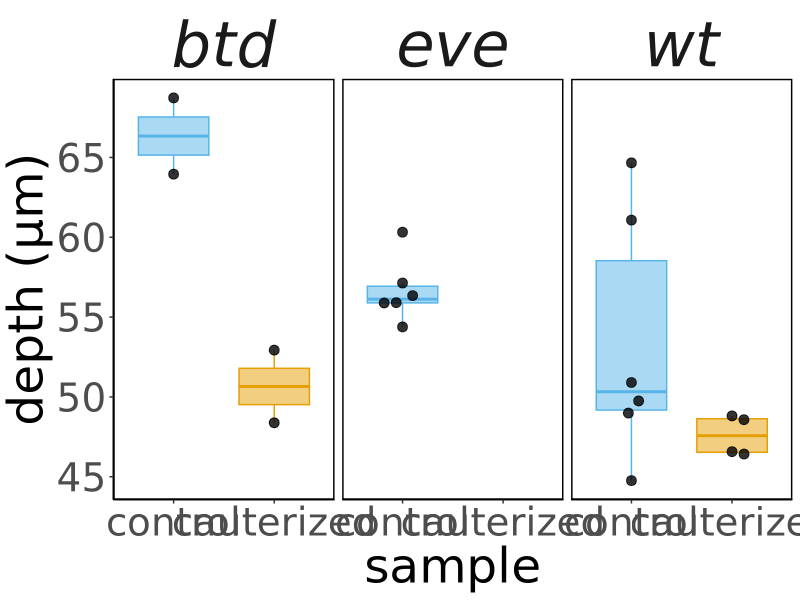
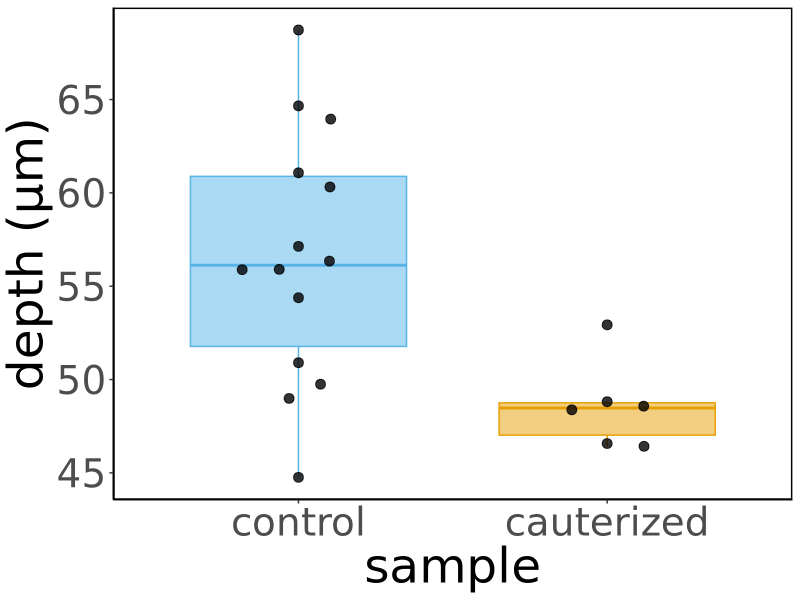
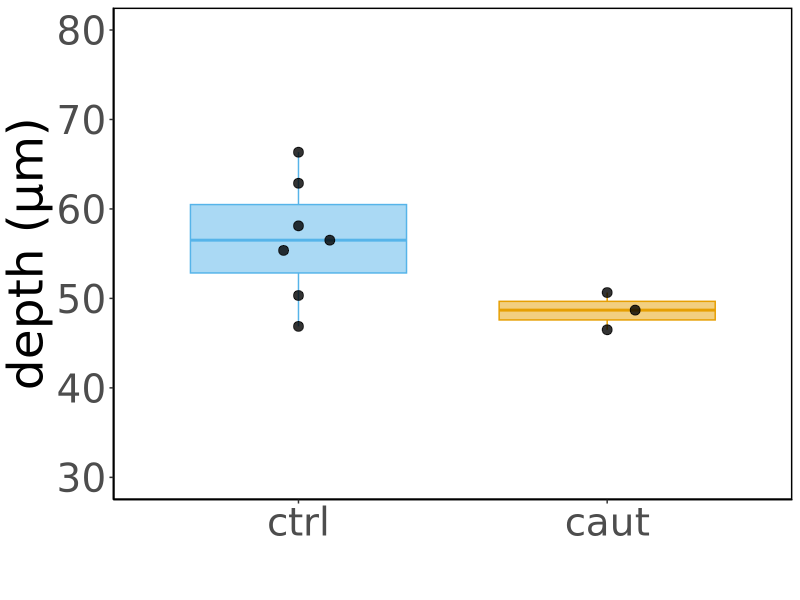
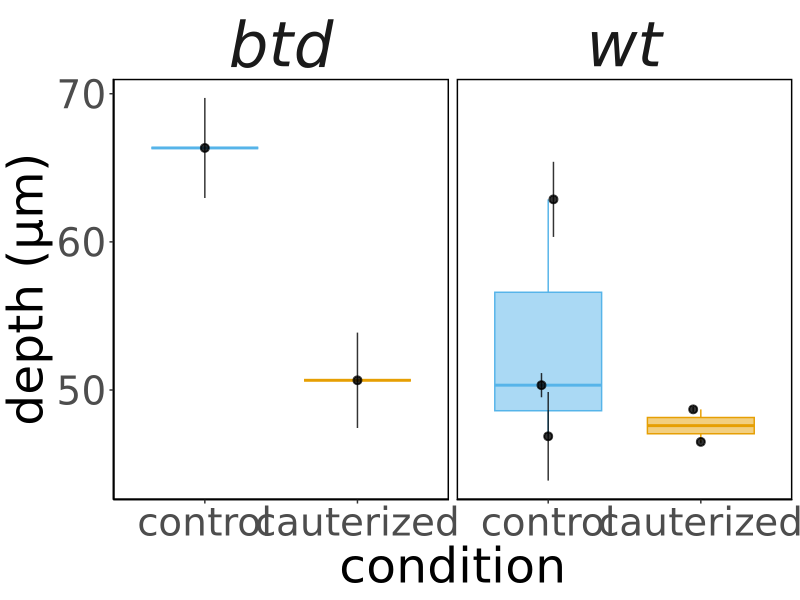
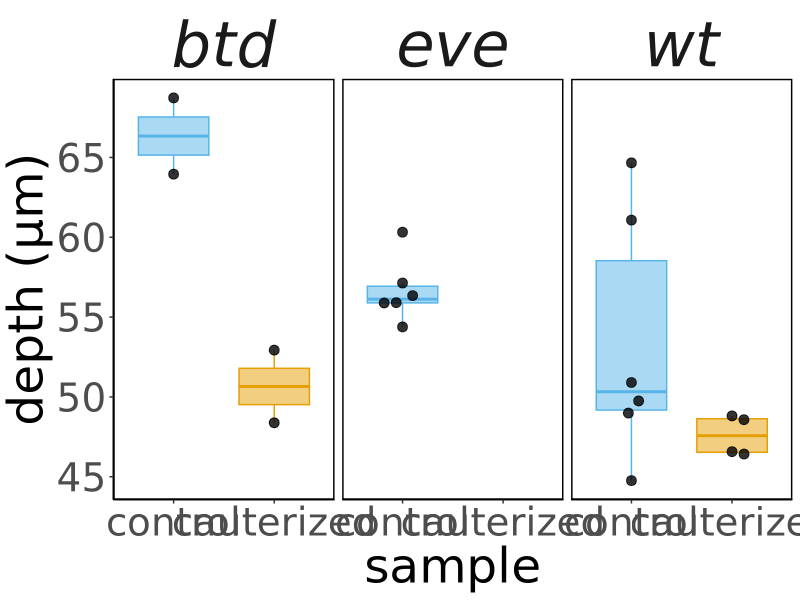
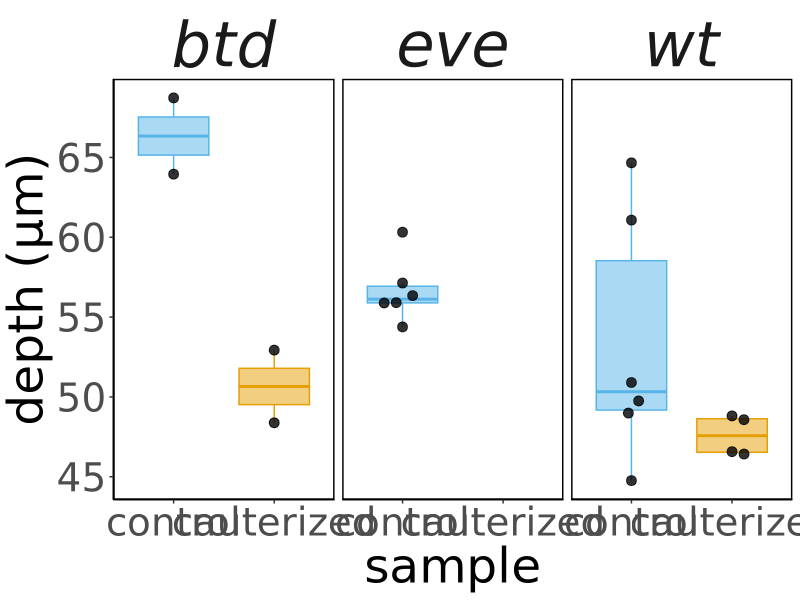
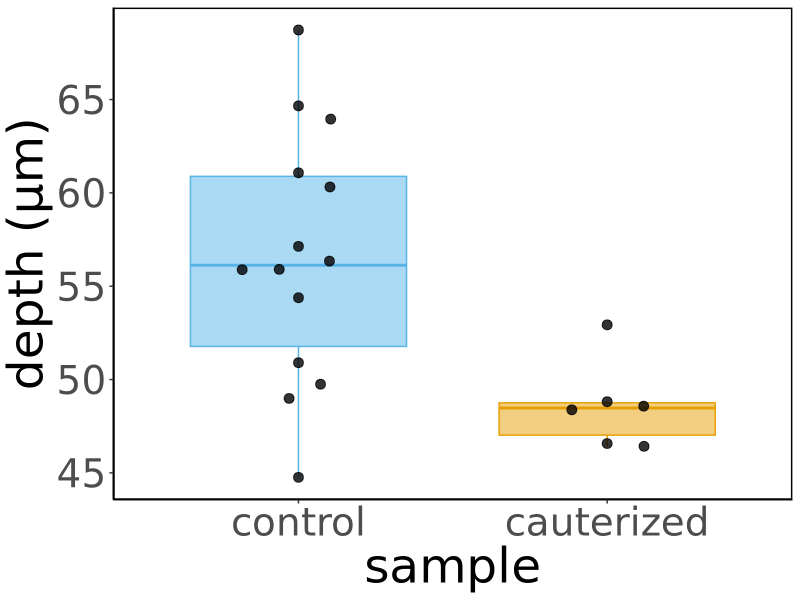
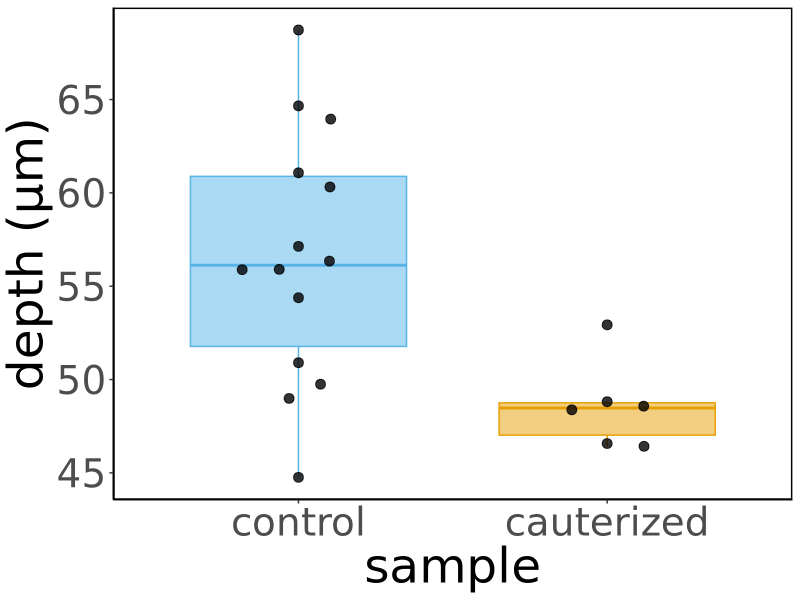

These figures' R source, in order:
## ---- chunk 1
knitr::opts_chunk$set(echo = TRUE, tidy = TRUE, cache = FALSE)
knitr::opts_knit$set(root.dir = "~/Dropbox/Projects/Cephalic_furrow/7-Manuscript/1-analyses/germband-cauterizations")
library(ggplot2)
library(ggbeeswarm)
## ---- chunk 2
# Load raw ROI measurements from ImageJ
results <- read.csv("1-wt/Lengths.csv")

# Discard cauterized embryo where the GB wasn't blocked from extending
results <- results[results$Embryo != "2021-03-24_E5",]

# Write data frame to file
write.csv(results, file = "depth.csv", row.names = FALSE)
## ---- chunk 3
print_stats <- function(dataframe, stock, sample) {
  filter_df <- (dataframe$Stock == stock & dataframe$Sample == sample)
  df <- dataframe[filter_df,]
  df <- droplevels(df)

  # Define row
  row <- c(stock,
           sample,
           mean(df$Length),
           sd(df$Length),
           length(df$Length),
           length(unique(df$Embryo))
           )
  
  # Summarize data
  print(sprintf("%s %s / area=%.3f±%.3f x 10^3 / n_folds=%i / n_embryos=%i",
                stock, sample,
                mean(df$Length),
                sd(df$Length),
                length(df$Length),
                length(unique(df$Embryo))
                ))
  return(row)
}

# Save stats to data frame
stats <- data.frame()

# Bind row by row
stats <- rbind(stats, print_stats(results, "wt", "control"))
stats <- rbind(stats, print_stats(results, "wt", "cauterized"))
stats <- rbind(stats, print_stats(results, "btd", "control"))
stats <- rbind(stats, print_stats(results, "btd", "cauterized"))
stats <- rbind(stats, print_stats(results, "eve", "control"))
stats <- rbind(stats, print_stats(results, "eve", "cauterized"))

# Add column names
colnames(stats) <- c("stock", "sample", "mean", "sd", "n_folds", "n_embryos")

# Convert columns to numeric
stats[, 3:5] <- apply(stats[, 3:5], 2, as.numeric)

# Round up
stats[, 3:4] <- round(stats[, 3:4], digits=1)

# Write table to file
write.csv(format(stats, digits=2), file = "wt-stats.csv", row.names = FALSE)
print(stats)
## ---- chunk 4
# Plot mean length of cephalic furrow per embryo (right/left sides)
ggplot(results, aes(factor(Sample, level = c("control", "cauterized")), Length, fill = Sample)) +
  geom_boxplot(aes(color = Sample), show.legend = FALSE, alpha = 0.5, outlier.shape = NA, width = 0.7, position = position_dodge(width = 1.0)) +
  geom_point(alpha = 0.8, size = 3, show.legend = FALSE, position = position_beeswarm(priority = "descending", dodge.width = 1.0, cex = 6)) +
  labs(x = "sample", y = "depth (µm)") +
  facet_wrap(~Stock) +
  scale_fill_manual(values=c("#e69f03", "#56b4e9", "#cc79a7")) +
  scale_color_manual(values=c("#e69f03", "#56b4e9", "#cc79a7")) +
  theme_classic(base_family = "DejaVu Sans") +
  theme(text =  element_text(size = 35),
        strip.background = element_blank(),
        strip.placement = "outside",
        strip.text.x = element_text(size = 45, face = "italic"),
        panel.background = element_rect(colour = "black", size=1))
ggsave("4-plots/wt-length.png", width = 7, height = 4)
ggsave("4-plots/wt-length.svg", width = 7, height = 4)
## ---- chunk 5
# Plot mean length of cephalic furrow per embryo (right/left sides)
ggplot(results, aes(factor(Sample, level = c("control", "cauterized")), Length, fill = Sample)) +
  geom_boxplot(aes(color = Sample), show.legend = FALSE, alpha = 0.5, outlier.shape = NA, width = 0.7, position = position_dodge(width = 1.0)) +
  geom_point(alpha = 0.8, size = 3, show.legend = FALSE, position = position_beeswarm(priority = "descending", dodge.width = 1.0, cex = 6)) +
  labs(x = "sample", y = "depth (µm)") +
  scale_fill_manual(values=c("#e69f03", "#56b4e9", "#cc79a7")) +
  scale_color_manual(values=c("#e69f03", "#56b4e9", "#cc79a7")) +
  theme_classic(base_family = "DejaVu Sans") +
  theme(text =  element_text(size = 35),
        strip.background = element_blank(),
        strip.placement = "outside",
        strip.text.x = element_text(size = 45, face = "italic"),
        panel.background = element_rect(colour = "black", size=1))
ggsave("4-plots/wt-length-condition.png", width = 4, height = 4)
ggsave("4-plots/wt-length-condition.svg", width = 4, height = 4)
## ---- chunk 6
# Mean of CF length per embryo
embryo_cf_mean <- aggregate(results$Length, list(results$Embryo), mean)
colnames(embryo_cf_mean) <- c("Embryo", "Mean")

# Standard deviation of CF length per embryo
embryo_cf_sd <- aggregate(results$Length, list(results$Embryo), sd)
colnames(embryo_cf_sd) <- c("Embryo", "SD")

# Get sample information
samples <- unique(results[, c("Stock", "Embryo", "Sample")])

# Merge datasets
means <- merge(samples, embryo_cf_mean, by = "Embryo", all.x = TRUE)
means <- merge(means, embryo_cf_sd, by = "Embryo", all.x = TRUE)

# Write to file
write.csv(means, file = "means.csv", row.names = FALSE)

# Summary by sample
by(means[means$Sample == "control", c("Mean", "SD")], means[means$Sample == "control",]$Stock, summary)
print("---")
by(means[means$Sample == "cauterized", c("Mean", "SD")], means[means$Sample == "cauterized",]$Stock, summary)
print("---")
# Summary by condition
by(means[, c("Mean", "SD")], means$Sample, summary)
print("---")
print("Calculating difference between non-cauterized and cauterized groups")
# Statistical testing
diff_micron <- mean(means[means$Sample == "control",]$Mean) - mean(means[means$Sample == "cauterized",]$Mean)
diff_pct <- diff_micron / mean(means[means$Sample == "cauterized",]$Mean) * 100
print(sprintf("%s microns shallower", diff_micron))
print(sprintf("%s percent shallower", diff_pct))
## ---- chunk 7
# Plot mean length of cephalic furrow per embryo (right/left sides)
ggplot(means, aes(factor(Sample, level = c("control", "cauterized")), Mean, fill = Sample)) +
  geom_boxplot(aes(color = Sample), show.legend = FALSE, alpha = 0.5, outlier.shape = NA, width = 0.7, position = position_dodge(width = 1.0)) +
  geom_point(alpha = 0.8, size = 3, show.legend = FALSE, position = position_beeswarm(priority = "descending", dodge.width = 1.0, cex = 6)) +
  labs(x = "", y = "depth (µm)") +
  scale_fill_manual(values=c("#e69f03", "#56b4e9", "#cc79a7")) +
  scale_color_manual(values=c("#e69f03", "#56b4e9", "#cc79a7")) +
  scale_x_discrete(labels = c("control" = "ctrl", "cauterized" = "caut")) +
  ylim(30, 80) +
  theme_classic(base_family = "DejaVu Sans") +
  theme(text = element_text(size = 35),
        panel.background = element_rect(colour = "black", size=1))
ggsave("4-plots/wt-mean-length.png", width = 4, height = 6)
ggsave("4-plots/wt-mean-length.svg", width = 4, height = 6)
## ---- chunk 8
# Plot mean length of cephalic furrow per embryo (right/left sides)
ggplot(means[means$Stock != "eve",], aes(factor(Sample, level = c("control", "cauterized")), Mean, fill = Sample)) +
  geom_boxplot(aes(color = Sample), show.legend = FALSE, alpha = 0.5, outlier.shape = NA, width = 0.7, position = position_dodge(width = 1.0)) +
  geom_pointrange(aes(ymin=Mean-SD, ymax=Mean+SD), alpha = 0.8, size = 0.5, show.legend = FALSE, position = position_quasirandom(width = 0.1)) +
  facet_wrap(~Stock) +
  labs(x = "condition", y = "depth (µm)") +
  scale_fill_manual(values=c("#e69f03", "#56b4e9", "#cc79a7")) +
  scale_color_manual(values=c("#e69f03", "#56b4e9", "#cc79a7")) +
  theme_classic(base_family = "DejaVu Sans") +
  theme(text =  element_text(size = 35),
        strip.background = element_blank(),
        strip.placement = "outside",
        strip.text.x = element_text(size = 45, face = "italic"),
        panel.background = element_rect(colour = "black", size=1))
ggsave("4-plots/wt-mean-length-facet.png", width = 4, height = 4)
ggsave("4-plots/wt-mean-length-facet.svg", width = 4, height = 4)
## ---- chunk 9
# Create data frame for tests
tests <- data.frame()

# Compare means between combined conditions as in the main plot
ctrl <- means[means$Sample == "control", "Mean"]
caut <- means[means$Sample == "cauterized", "Mean"]

# Control vs Cauterized
contrast <- "ctrl vs caut"
test <- wilcox.test(caut, ctrl, alternative = "less", paired = FALSE)
pvalue <- test$p.value
statistic <- test$statistic
mean_ctrl <- mean(ctrl)
mean_caut <- mean(caut)
delta <- mean_ctrl - mean_caut

test_row <- c(contrast = contrast,
              data = "means",
              sample = "pooled",
              mean_ctrl = mean_ctrl,
              mean_caut = mean_caut,
              delta = sprintf("%.1f", delta),
              significant = pvalue < 0.05,
              pvalue = sprintf("%.9f", pvalue),
              statistic = sprintf("%s=%s", names(statistic), statistic),
              paired = FALSE)
tests <- rbind(tests, as.data.frame(t(test_row)))

# Compare means between combined conditions in wildtype only
ctrl <- means[(means$Sample == "control" & means$Stock == "wt"), "Mean"]
caut <- means[(means$Sample == "cauterized" & means$Stock == "wt"), "Mean"]

# Control vs Cauterized
contrast <- "ctrl vs caut"
test <- wilcox.test(caut, ctrl, alternative = "less", paired = FALSE)
pvalue <- test$p.value
statistic <- test$statistic
mean_ctrl <- mean(ctrl)
mean_caut <- mean(caut)
delta <- mean_ctrl - mean_caut

test_row <- c(contrast = contrast,
              data = "means",
              sample = "wildtype",
              mean_ctrl = mean_ctrl,
              mean_caut = mean_caut,
              delta = sprintf("%.1f", delta),
              significant = pvalue < 0.05,
              pvalue = sprintf("%.9f", pvalue),
              statistic = sprintf("%s=%s", names(statistic), statistic),
              paired = FALSE)
tests <- rbind(tests, as.data.frame(t(test_row)))

write.csv(tests, file = "wt-tests.csv", row.names = FALSE)
